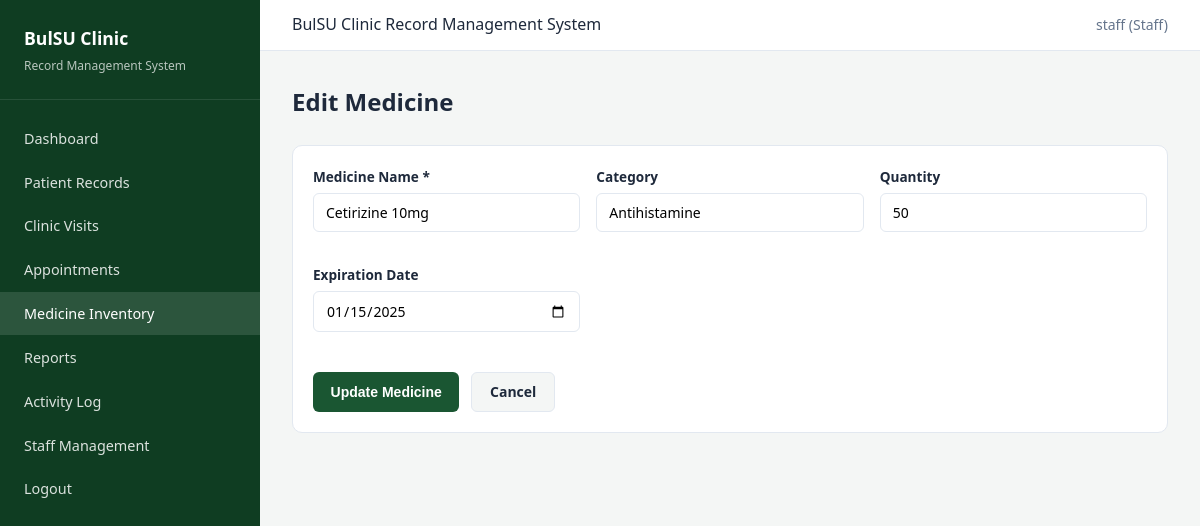
Page /medicines/3/edit (signed in) on the committed database.
### tables this page shows
CREATE TABLE medicines (
            id INTEGER PRIMARY KEY AUTOINCREMENT,
            name TEXT NOT NULL,
            category TEXT,
            quantity INTEGER DEFAULT 0,
            expiration_date TEXT,
            created_at TEXT DEFAULT CURRENT_TIMESTAMP,
            updated_at TEXT DEFAULT CURRENT_TIMESTAMP
        );

### controllers/medicine_controller.py (the view, shortened to what this page needs)
@medicine_bp.route("/<int:medicine_id>/edit", methods=["GET", "POST"])
@staff_required
def edit_medicine(medicine_id):
    medicine = MedicineModel.get_by_id(medicine_id)
    if not medicine:
        flash("Medicine not found.", "danger")
        return redirect(url_for("medicines.list_medicines"))
    return render_template("staff/medicines/form.html", medicine=medicine)

### models/database.py (called while the page is built)
def get_db():
    conn = sqlite3.connect(Config.DATABASE)
    conn.row_factory = sqlite3.Row
    conn.execute("PRAGMA foreign_keys = ON")
    return conn

### models/medicine.py (called while the page is built)
    @staticmethod
    def get_by_id(medicine_id):
        conn = get_db()
        row = conn.execute("SELECT * FROM medicines WHERE id = ?", (medicine_id,)).fetchone()
        conn.close()
        return dict(row) if row else None

### views/templates/staff/medicines/form.html (shortened to what this page needs)
{% extends "base.html" %}
{% block content %}
<div class="page-header">
    <h1>{{ 'Edit' if medicine else 'Add' }} Medicine</h1>
</div>
<div class="card">
    <form method="POST">
        <div class="form-grid">
            <div class="form-group">
                <label for="name">Medicine Name *</label>
                <input type="text" id="name" name="name" value="{{ medicine.name if medicine else '' }}" required>
            </div>
            <div class="form-group">
                <label for="category">Category</label>
                <input type="text" id="category" name="category" value="{{ medicine.category if medicine else '' }}">
            </div>
            <div class="form-group">
                <label for="quantity">Quantity</label>
                <input type="number" id="quantity" name="quantity" min="0" value="{{ medicine.quantity if medicine else 0 }}">
            </div>
            <div class="form-group">
                <label for="expiration_date">Expiration Date</label>
                <input type="date" id="expiration_date" name="expiration_date" value="{{ medicine.expiration_date if medicine else '' }}">
            </div>
        </div>
        <div class="form-actions">
            <button type="submit" class="btn btn-primary">{{ 'Update' if medicine else 'Add' }} Medicine</button>
            <a href="{{ url_for('medicines.list_medicines') }}" class="btn btn-secondary">Cancel</a>
        </div>
    </form>
</div>
{% endblock %}

### views/static/css/style.css (style rules this page uses)
:root { --primary: #1a5632; --primary-dark: #0f3d22; --primary-light: #2d7a4a; --accent: #c8a415; --bg: #f4f6f5; --card: #ffffff; --text: #1e293b; --muted: #64748b; --border: #e2e8f0; --danger: #dc2626; --warning: #d97706; --success: #16a34a; --info: #2563eb; }
* { box-sizing: border-box; margin: 0; padding: 0; }
body { font-family: 'Segoe UI', Tahoma, Geneva, Verdana, sans-serif; background: var(--bg); color: var(--text); line-height: 1.6; }
a { color: var(--primary); text-decoration: none; }
.page-header { margin-bottom: 1.5rem; display: flex; justify-content: space-between; align-items: center; flex-wrap: wrap; gap: 1rem; }
.page-header h1 { font-size: 1.5rem; font-weight: 700; }
.card { background: var(--card); border: 1px solid var(--border); border-radius: 10px; padding: 1.25rem; margin-bottom: 1.25rem; }
.form-grid { display: grid; grid-template-columns: repeat(auto-fit, minmax(250px, 1fr)); gap: 1rem; }
.form-group { margin-bottom: 1rem; }
.form-group label { display: block; font-size: 0.85rem; font-weight: 600; margin-bottom: 0.35rem; color: var(--text); }
.form-group input, .form-group select, .form-group textarea { width: 100%; padding: 0.55rem 0.75rem; border: 1px solid var(--border); border-radius: 6px; font-size: 0.875rem; font-family: inherit; }
.form-actions { margin-top: 1.5rem; display: flex; gap: 0.75rem; }
.btn { display: inline-block; padding: 0.5rem 1.1rem; border: none; border-radius: 6px; font-size: 0.875rem; font-weight: 600; cursor: pointer; text-decoration: none; transition: background 0.2s; }
.btn-primary { background: var(--primary); color: #fff; }
.btn-secondary { background: var(--bg); color: var(--text); border: 1px solid var(--border); }

### rows in the picture
medicines: name "Cetirizine 10mg", category "Antihistamine", quantity "50", expiration_date "01/15/2025"

### other values in the picture
{{ session.get('username') }} "staff"
{{ 'Edit' if medicine else 'Add' }} "Edit"
{{ 'Update' if medicine else 'Add' }} "Update"
